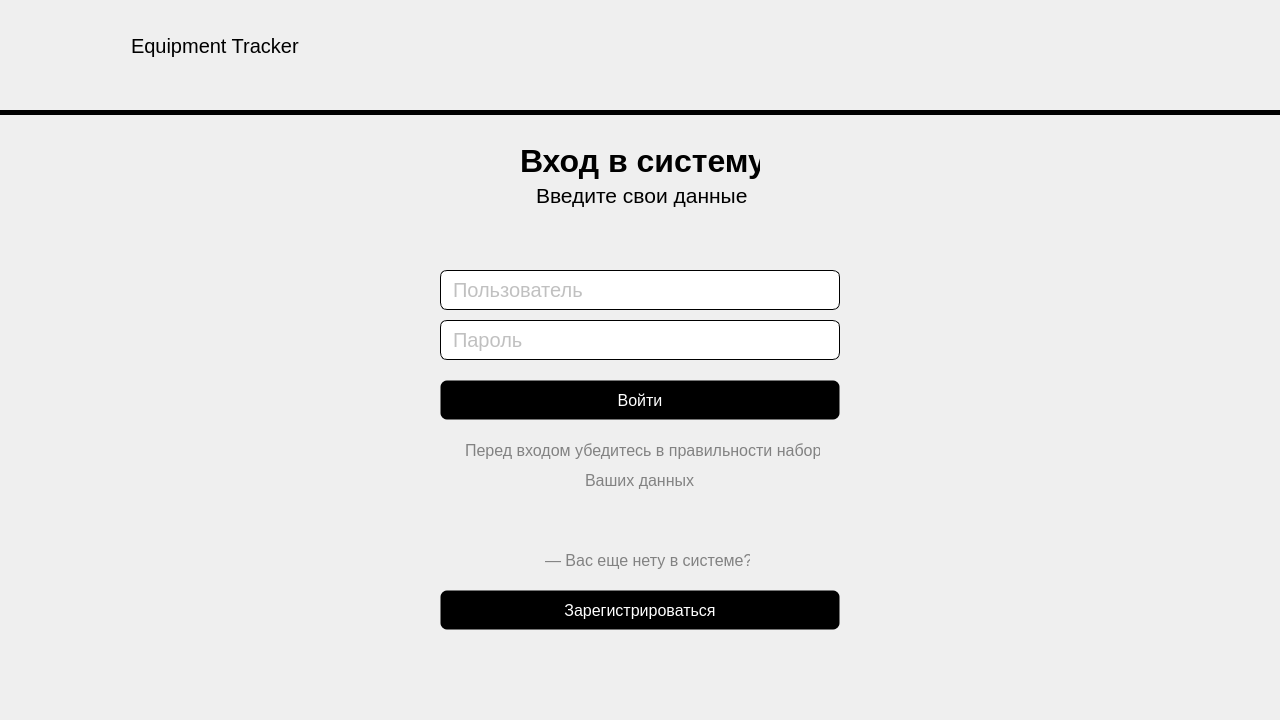
<?xml version="1.0" encoding="UTF-8"?>
<ui version="4.0">
 <class>LoginWindow</class>
 <widget class="QDialog" name="LoginWindow">
  <property name="geometry">
   <rect>
    <x>0</x>
    <y>0</y>
    <width>1280</width>
    <height>720</height>
   </rect>
  </property>
  <property name="windowTitle">
   <string>Dialog</string>
  </property>
  <property name="styleSheet">
   <string notr="true">border: 1px solid rgba(0, 0, 0, 0);
border-radius: 7px;</string>
  </property>
  <widget class="QPushButton" name="ButtonRegister">
   <property name="geometry">
    <rect>
     <x>440</x>
     <y>590</y>
     <width>400</width>
     <height>40</height>
    </rect>
   </property>
   <property name="minimumSize">
    <size>
     <width>400</width>
     <height>40</height>
    </size>
   </property>
   <property name="styleSheet">
    <string notr="true">QPushButton {
font-size: 16px;
color: rgb(255, 255, 255);
background-color: rgb(0, 0, 0);
}

QPushButton:hover {
background-color: rgba(0, 0, 0, 95);
}

QPushButton:pressed {
background-color: rgba(0, 0, 0, 85);
}
</string>
   </property>
   <property name="text">
    <string>Зарегистрироваться</string>
   </property>
  </widget>
  <widget class="QLabel" name="labelInfo3">
   <property name="geometry">
    <rect>
     <x>540</x>
     <y>550</y>
     <width>211</width>
     <height>21</height>
    </rect>
   </property>
   <property name="minimumSize">
    <size>
     <width>1</width>
     <height>0</height>
    </size>
   </property>
   <property name="styleSheet">
    <string notr="true">font-size: 16px;
color: rgb(130, 130, 130);</string>
   </property>
   <property name="text">
    <string>— Вас еще нету в системе? </string>
   </property>
  </widget>
  <widget class="QFrame" name="frame">
   <property name="geometry">
    <rect>
     <x>440</x>
     <y>140</y>
     <width>400</width>
     <height>361</height>
    </rect>
   </property>
   <property name="frameShape">
    <enum>QFrame::Shape::StyledPanel</enum>
   </property>
   <property name="frameShadow">
    <enum>QFrame::Shadow::Raised</enum>
   </property>
   <widget class="QLabel" name="labelMain">
    <property name="geometry">
     <rect>
      <x>70</x>
      <y>0</y>
      <width>251</width>
      <height>41</height>
     </rect>
    </property>
    <property name="font">
     <font>
      <pointsize>24</pointsize>
      <bold>true</bold>
     </font>
    </property>
    <property name="text">
     <string>Вход в систему</string>
    </property>
   </widget>
   <widget class="QLabel" name="labelSecond">
    <property name="geometry">
     <rect>
      <x>90</x>
      <y>40</y>
      <width>221</width>
      <height>31</height>
     </rect>
    </property>
    <property name="font">
     <font>
      <pointsize>16</pointsize>
     </font>
    </property>
    <property name="text">
     <string>Введите свои данные</string>
    </property>
   </widget>
   <widget class="QLineEdit" name="EnterLogin">
    <property name="geometry">
     <rect>
      <x>0</x>
      <y>130</y>
      <width>400</width>
      <height>40</height>
     </rect>
    </property>
    <property name="minimumSize">
     <size>
      <width>400</width>
      <height>40</height>
     </size>
    </property>
    <property name="styleSheet">
     <string notr="true">border-color: rgb(0, 0, 0);
font-size: 20px;
padding-left: 10px;
color: rgb(130, 130, 130);</string>
    </property>
    <property name="inputMask">
     <string/>
    </property>
    <property name="text">
     <string/>
    </property>
    <property name="maxLength">
     <number>32767</number>
    </property>
    <property name="frame">
     <bool>true</bool>
    </property>
    <property name="placeholderText">
     <string>Пользователь</string>
    </property>
   </widget>
   <widget class="QLineEdit" name="EnterPassword">
    <property name="geometry">
     <rect>
      <x>0</x>
      <y>180</y>
      <width>400</width>
      <height>40</height>
     </rect>
    </property>
    <property name="minimumSize">
     <size>
      <width>400</width>
      <height>40</height>
     </size>
    </property>
    <property name="styleSheet">
     <string notr="true">border-color: rgb(0, 0, 0);
font-size: 20px;
padding-left: 10px;
color: rgb(130, 130, 130);</string>
    </property>
    <property name="inputMask">
     <string/>
    </property>
    <property name="maxLength">
     <number>32767</number>
    </property>
    <property name="placeholderText">
     <string>Пароль</string>
    </property>
   </widget>
   <widget class="QPushButton" name="ButtonCome">
    <property name="geometry">
     <rect>
      <x>0</x>
      <y>240</y>
      <width>400</width>
      <height>40</height>
     </rect>
    </property>
    <property name="minimumSize">
     <size>
      <width>400</width>
      <height>40</height>
     </size>
    </property>
    <property name="styleSheet">
     <string notr="true">QPushButton {
font-size: 16px;
color: rgb(255, 255, 255);
background-color: rgb(0, 0, 0);
}

QPushButton:hover {
background-color: rgba(0, 0, 0, 95);
}

QPushButton:pressed {
background-color: rgba(0, 0, 0, 85);
}
</string>
    </property>
    <property name="text">
     <string>Войти</string>
    </property>
   </widget>
   <widget class="QLabel" name="labelinfo">
    <property name="geometry">
     <rect>
      <x>20</x>
      <y>290</y>
      <width>361</width>
      <height>40</height>
     </rect>
    </property>
    <property name="minimumSize">
     <size>
      <width>0</width>
      <height>40</height>
     </size>
    </property>
    <property name="styleSheet">
     <string notr="true">font-size: 16px;
color: rgb(130, 130, 130);</string>
    </property>
    <property name="text">
     <string>Перед входом убедитесь в правильности набора</string>
    </property>
   </widget>
   <widget class="QLabel" name="labelinfo2">
    <property name="geometry">
     <rect>
      <x>140</x>
      <y>330</y>
      <width>121</width>
      <height>21</height>
     </rect>
    </property>
    <property name="styleSheet">
     <string notr="true">font-size: 16px;
color: rgb(130, 130, 130);</string>
    </property>
    <property name="text">
     <string>Ваших данных</string>
    </property>
   </widget>
  </widget>
  <widget class="Line" name="line">
   <property name="geometry">
    <rect>
     <x>0</x>
     <y>110</y>
     <width>1281</width>
     <height>5</height>
    </rect>
   </property>
   <property name="styleSheet">
    <string notr="true">
background-color: rgb(0, 0, 0);</string>
   </property>
   <property name="orientation">
    <enum>Qt::Orientation::Horizontal</enum>
   </property>
  </widget>
  <widget class="QWidget" name="layoutWidget">
   <property name="geometry">
    <rect>
     <x>50</x>
     <y>20</y>
     <width>255</width>
     <height>52</height>
    </rect>
   </property>
   <layout class="QHBoxLayout" name="horizontalLayout">
    <item>
     <widget class="QLabel" name="labelLogo">
      <property name="text">
       <string/>
      </property>
      <property name="pixmap">
       <pixmap resource="res-rc.qrc">:/icons/logo/logopen72.svg</pixmap>
      </property>
     </widget>
    </item>
    <item>
     <widget class="QLabel" name="labelLogoText">
      <property name="styleSheet">
       <string notr="true">font-size: 20px;

font: 700 16pt &quot;Segoe UI&quot;;</string>
      </property>
      <property name="text">
       <string>Equipment Tracker</string>
      </property>
     </widget>
    </item>
   </layout>
  </widget>
 </widget>
 <resources>
  <include location="res-rc.qrc"/>
  <include location="venv/Lib/site-packages/PySide6/res-rc.qrc"/>
 </resources>
 <connections/>
</ui>
